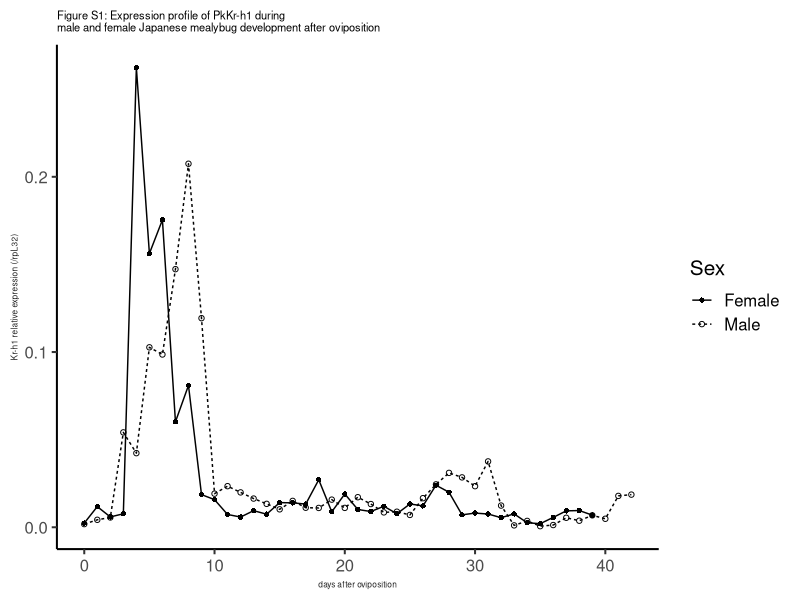
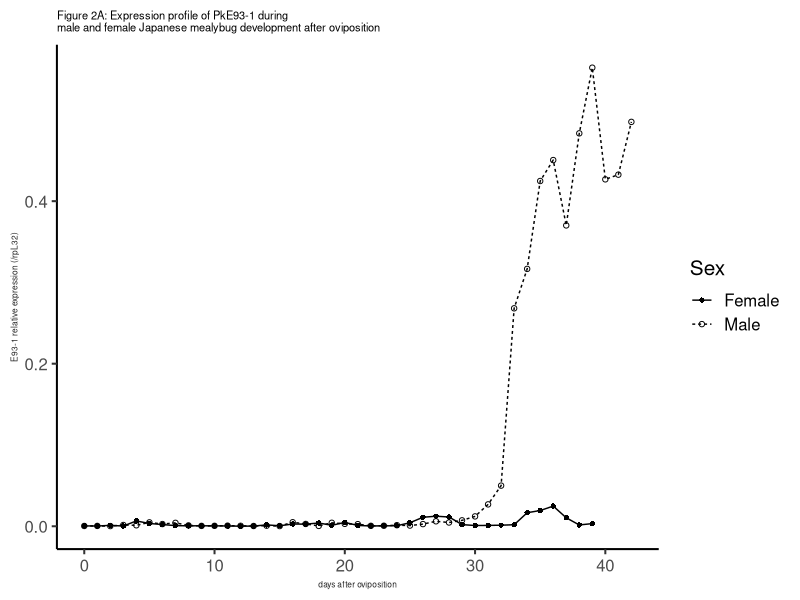
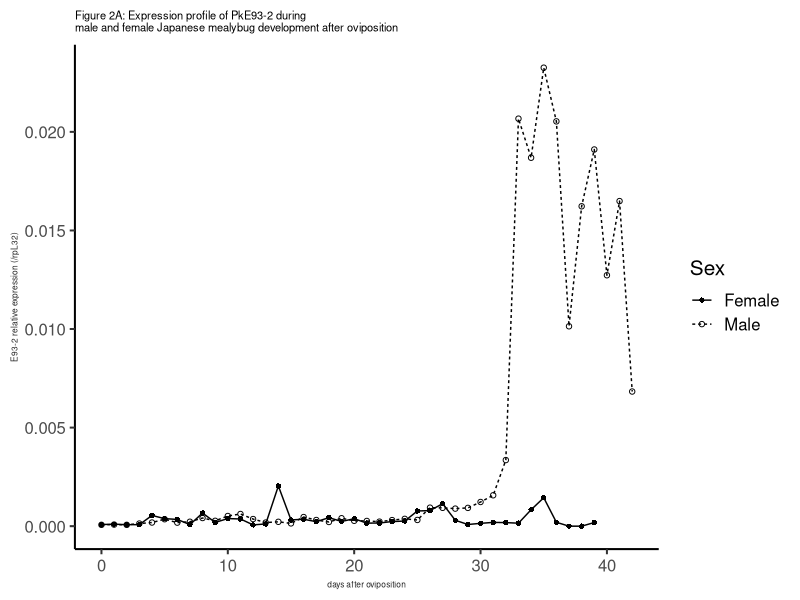
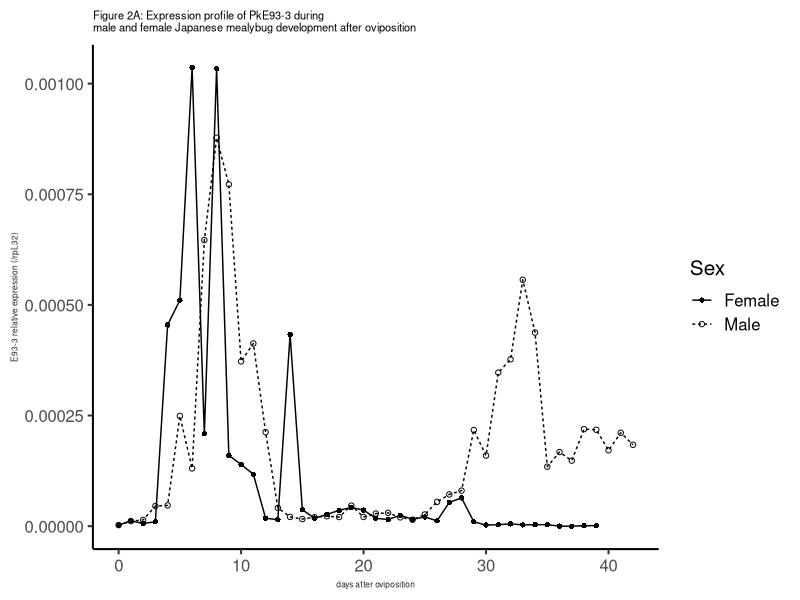
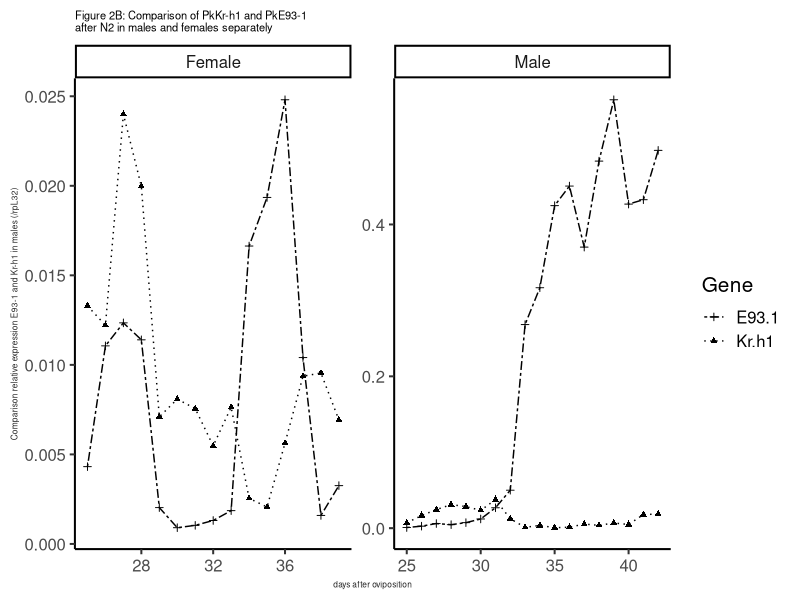
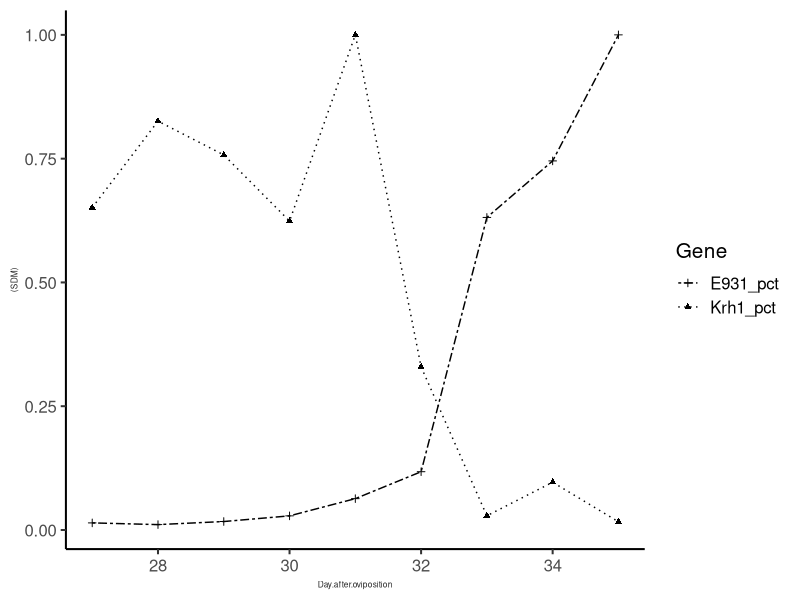
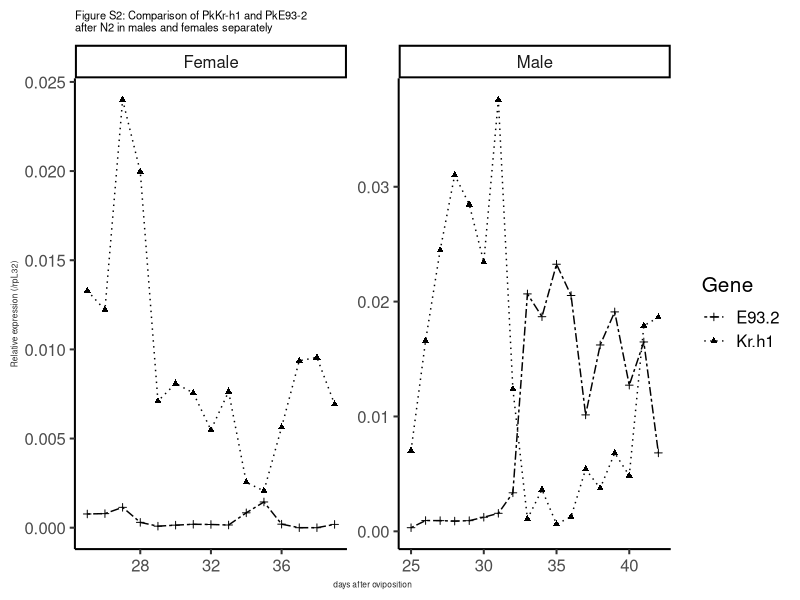
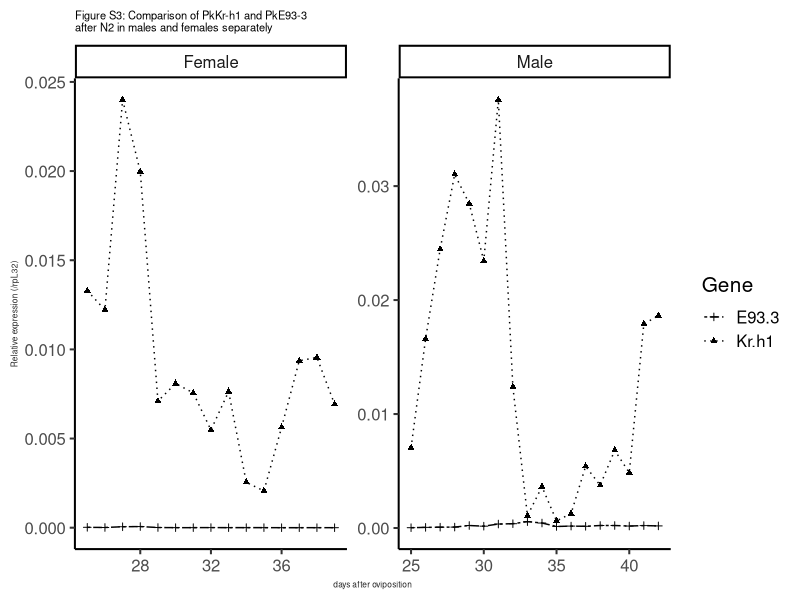

The R script that drew these images, in order:
## ---- chunk 1
#if packages not installed
library(ggplot2)
library(plyr)
library(tidyr)
## ---- chunk 2
#loading file expression profile
de<-read.csv(file="sample2profile-Krh1E93.csv",header = TRUE)
names(de)
## ---- chunk 3
##Kr-h1 expression profile (Figure S1)
FigS1<-ggplot(de,aes(x=Day.after.oviposition, y=de$Kr.h1/de$rpL32, fill=Sex)) + 
  geom_point(aes(shape=Sex)) + 
  geom_line(aes(linetype=Sex) )+
  scale_shape_manual(values=c(16, 1))+ #shape of dots
  theme(panel.grid.major = element_blank(), panel.grid.minor = element_blank(), panel.background = element_blank(), axis.line = element_line(colour = "black"))+
  ylab("Kr-h1 relative expression (/rpL32)") +xlab("days after oviposition") +
  theme_classic(15) + 
  ggtitle("Figure S1: Expression profile of PkKr-h1 during\nmale and female Japanese mealybug development after oviposition")+
  theme(axis.title.x = element_text(colour = "#242424",size=6), plot.title = element_text(size=8),axis.title.y = element_text(colour = "#242424",size=6))
FigS1
## ---- chunk 4
##E93-1 expression profile (Figure 2A)
Fig2a1<-ggplot(de,aes(x=Day.after.oviposition, y=de$E93.1/de$rpL32, fill=Sex)) + 
  geom_point(aes(shape=Sex)) + 
  geom_line(aes(linetype=Sex) )+
  scale_shape_manual(values=c(16, 1))+
  theme(panel.grid.major = element_blank(), panel.grid.minor = element_blank(), panel.background = element_blank(), axis.line = element_line(colour = "black"))+
  ylab("E93-1 relative expression (/rpL32)") +xlab("days after oviposition") +
  theme_classic(15) + 
  ggtitle("Figure 2A: Expression profile of PkE93-1 during\nmale and female Japanese mealybug development after oviposition")+
  theme(axis.title.x = element_text(colour = "#242424",size=6), plot.title = element_text(size=8),axis.title.y = element_text(colour = "#242424",size=6))

Fig2a1
## ---- chunk 5
##E93-2 expression profile (Figure S2)
Fig2a2<-ggplot(de,aes(x=Day.after.oviposition, y=de$E93.2/de$rpL32, fill=Sex)) + 
  geom_point(aes(shape=Sex)) + 
  geom_line(aes(linetype=Sex) )+
  scale_shape_manual(values=c(16, 1))+
  theme(panel.grid.major = element_blank(), panel.grid.minor = element_blank(), panel.background = element_blank(), axis.line = element_line(colour = "black"))+
  ylab("E93-2 relative expression (/rpL32)") +xlab("days after oviposition") +
  theme_classic(15) + 
  ggtitle("Figure 2A: Expression profile of PkE93-2 during\nmale and female Japanese mealybug development after oviposition")+
  theme(axis.title.x = element_text(colour = "#242424",size=6), plot.title = element_text(size=8),axis.title.y = element_text(colour = "#242424",size=6))

Fig2a2
## ---- chunk 6
#E93 -3 expression profile (Figure 2A)
Fig2a3<-ggplot(de,aes(x=Day.after.oviposition, y=de$E93.3/de$rpL32, fill=Sex)) + 
  geom_point(aes(shape=Sex)) + 
  geom_line(aes(linetype=Sex) )+
  scale_shape_manual(values=c(16, 1))+
  theme(panel.grid.major = element_blank(), panel.grid.minor = element_blank(), panel.background = element_blank(), axis.line = element_line(colour = "black"))+
  ylab("E93-3 relative expression (/rpL32)") +xlab("days after oviposition") +
  theme_classic(15) + 
  ggtitle("Figure 2A: Expression profile of PkE93-3 during\nmale and female Japanese mealybug development after oviposition")+
  theme(axis.title.x = element_text(colour = "#242424",size=6), plot.title = element_text(size=8),axis.title.y = element_text(colour = "#242424",size=6))

Fig2a3

## ---- chunk 7
head(de)
degather<-gather(de,Gene,SDM,7:10)
head(degather)
desub<-subset(degather, Gene=="Kr.h1"|Gene=="E93.1") #subset two genes
desub<-subset(desub, Day.after.oviposition >= 25) #just after N2

#with both male and female data 
Fig2B<-ggplot(desub,aes(x=Day.after.oviposition, y=(SDM/rpL32), fill=Gene)) + 
  geom_point(aes(shape=Gene)) + 
  geom_line(aes(linetype=Gene) )+
  facet_wrap(~Sex, scales="free",nrow=1) +
  scale_shape_manual(values=c(3, 17))+
  scale_linetype_manual(values=c("twodash", "dotted"))+
  theme(panel.grid.major = element_blank(), panel.grid.minor = element_blank(), panel.background = element_blank(), axis.line = element_line(colour = "black"))+
ylab("Comparison relative expression E93-1 and Kr-h1 in males (/rpL32)") +xlab("days after oviposition") +
  theme_classic(15) + 
  ggtitle("Figure 2B: Comparison of PkKr-h1 and PkE93-1\nafter N2 in males and females separately")+
 theme(axis.title.x = element_text(colour = "#242424",size=6), plot.title = element_text(size=8),axis.title.y = element_text(colour = "#242424",size=6))

Fig2B
## ---- chunk 8
#Fig 2B relative expression of E93-1 and PkKr-h1 in 100%
maleprepupa<-subset(de,de$Sex=="Male" & de$Day.after.oviposition >=27 &de$Day.after.oviposition <=35)

maleprepupa$E931_pct<-(maleprepupa$E93.1/maleprepupa$rpL32)/max(maleprepupa$E93.1/maleprepupa$rpL32)
maleprepupa$Krh1_pct<-(maleprepupa$Kr.h1/maleprepupa$rpL32)/max(maleprepupa$Kr.h1/maleprepupa$rpL32)

maleprepupagather<-gather(maleprepupa,Gene,SDM,7:12)

maleprepupa_pct<-subset(maleprepupagather, maleprepupagather$Gene=="E931_pct" |maleprepupagather$Gene=="Krh1_pct")

Fig2Bmale<-ggplot(maleprepupa_pct,aes(x=Day.after.oviposition, y=(SDM), fill=Gene)) + 
  geom_point(aes(shape=Gene)) + 
  geom_line(aes(linetype=Gene) )+
  #facet_wrap(~Sex, scales="free",nrow=1) +
  scale_shape_manual(values=c(3, 17))+
  scale_linetype_manual(values=c("twodash", "dotted"))+
  theme(panel.grid.major = element_blank(), panel.grid.minor = element_blank(), panel.background = element_blank(), axis.line = element_line(colour = "black"))+
#ylab("Comparison relative expression E93-1 and Kr-h1 in males (/rpL32)") +xlab("days after oviposition") +
  theme_classic(15) + 
  #ggtitle("Figure 2B: Comparison of PkKr-h1 and PkE93-1\nafter N2 in males and females separately")+
 theme(axis.title.x = element_text(colour = "#242424",size=6), plot.title = element_text(size=8),axis.title.y = element_text(colour = "#242424",size=6))



Fig2Bmale

## ---- chunk 9
#Kr-h1 and E93-2 (Figure S2)
desub2<-subset(degather, Gene=="Kr.h1"|Gene=="E93.2") #subset two genes
desub2<-subset(desub2, Day.after.oviposition >= 25) #just after N2
#with both male and female data
FigS2<-ggplot(desub2,aes(x=Day.after.oviposition, y=(SDM/rpL32), fill=Gene)) + 
  geom_point(aes(shape=Gene)) + 
  geom_line(aes(linetype=Gene) )+
  facet_wrap(~Sex, scales="free",nrow=1) +
  scale_shape_manual(values=c(3, 17))+
  scale_linetype_manual(values=c("twodash", "dotted"))+
  theme(panel.grid.major = element_blank(), panel.grid.minor = element_blank(), panel.background = element_blank(), axis.line = element_line(colour = "black"))+
ylab("Relative expression (/rpL32)") +xlab("days after oviposition") +
    ggtitle("Figure S2: Comparison of PkKr-h1 and PkE93-2\nafter N2 in males and females separately")+
  theme_classic(15) + 
  theme(axis.title.x = element_text(colour = "#242424",size=6), plot.title = element_text(size=8),axis.title.y = element_text(colour = "#242424",size=6))
FigS2
## ---- chunk 10
#Kr-h1 and E93-3 (Figure S3)
desub3<-subset(degather, Gene=="Kr.h1"|Gene=="E93.3") #subset two genes
desub3<-subset(desub3, Day.after.oviposition >= 25) #just after N2

#with both male and female data
FigS3<-ggplot(desub3,aes(x=Day.after.oviposition, y=(SDM/rpL32), fill=Gene)) + 
  geom_point(aes(shape=Gene)) + 
  geom_line(aes(linetype=Gene) )+
  facet_wrap(~Sex, scales="free",nrow=1) +
  scale_shape_manual(values=c(3, 17))+
  scale_linetype_manual(values=c("twodash", "dotted"))+
  theme(panel.grid.major = element_blank(), panel.grid.minor = element_blank(), panel.background = element_blank(), axis.line = element_line(colour = "black"))+
ylab("Relative expression (/rpL32)") +xlab("days after oviposition") +
  theme_classic(15) +
     ggtitle("Figure S3: Comparison of PkKr-h1 and PkE93-3\nafter N2 in males and females separately")+
  theme(axis.title.x = element_text(colour = "#242424",size=6), plot.title = element_text(size=8),axis.title.y = element_text(colour = "#242424",size=6))
FigS3
## ---- chunk 11
#loading file JHM treatment
#females
dtf<-read.csv(file="E93-Pyr-N3D0.csv",header = TRUE)
names(dtf)
head(dtf)
dtf<-gather(dtf,Gene,SDM,9:16)
#dtf
head(dtf)
dtf<-subset(dtf, Gene=="Kr.h1" | Gene=="PkE93.1"| Gene=="PkE93.2"| Gene=="PkE93.3")
dtf<-subset(dtf, Day == 4 |Day == 5 |Day == 6 |Day == 7 |Day == 8 )
dtf$Gene
dtf$Day

#males
dtm<-read.csv(file="E93-Pyr-male.csv",header = TRUE)
names(dtm)
head(dtm)
dtm<-subset(dtm, Gene=="Kr-h1" | Gene=="PkE93-1"| Gene=="PkE93-2"| Gene=="PkE93-3")
dtm$Gene

#subsetting from D3 to D6
dtm<-subset(dtm, Day == 3| Day == 4| Day == 5| Day == 6)
dtm$Day
## ---- chunk 12
#Fig 3A: male normalized data by rpL32 transformed by log 10
dtmlogbox <- ggplot(dtm,aes(x=DayL,y=log10(SDM.Gene/SDM.rpL32))) + geom_boxplot(width=0.5, size=0.2, outlier.size = 0.1, aes(fill=treatment)) + 
  facet_wrap(~Gene,scales="free",nrow=2) + 
  theme_classic(base_size = 12) +
  ggtitle("Figure 3A: Effect of JHM treatment on Kr-h1\nand E93 expression in males transformed by log 10")+
  scale_fill_manual(name="", # Legend label, use darker colors
                  breaks=c("Control", "Mimic"),
                  labels=c("CT","5 mM"),
                  values=c("white", "grey")) +

  theme(strip.background=element_rect(fill="black"))+ 
  theme(strip.text=element_text(color="white", face="bold"))

dtmlogbox

## ---- chunk 13
#Fig 3B: females absolute values normalized by rpL32 and transformed by log10
dtflogbox <- ggplot(dtf,aes(x=DayL,y=log10(SDM/rpL32))) + geom_boxplot(width=0.5, size=0.2, outlier.size = 0.1, aes(fill=Compound)) + 
  facet_wrap(~Gene, scales="free",nrow=2) + 
  theme_classic(base_size = 12) +
  scale_fill_manual(name="", # Legend label, use darker colors
                  breaks=c("Control", "Mimic"),
                  labels=c("CT","20 mM"),
                  values=c("white", "grey")) +
  ggtitle("Figure 3B: Effect of JHM treatment on Kr-h1 and\nE93 expression in females transformed log10")+
  theme(strip.background=element_rect(fill="black"))+ 
  theme(strip.text=element_text(color="white", face="bold"))

dtflogbox
